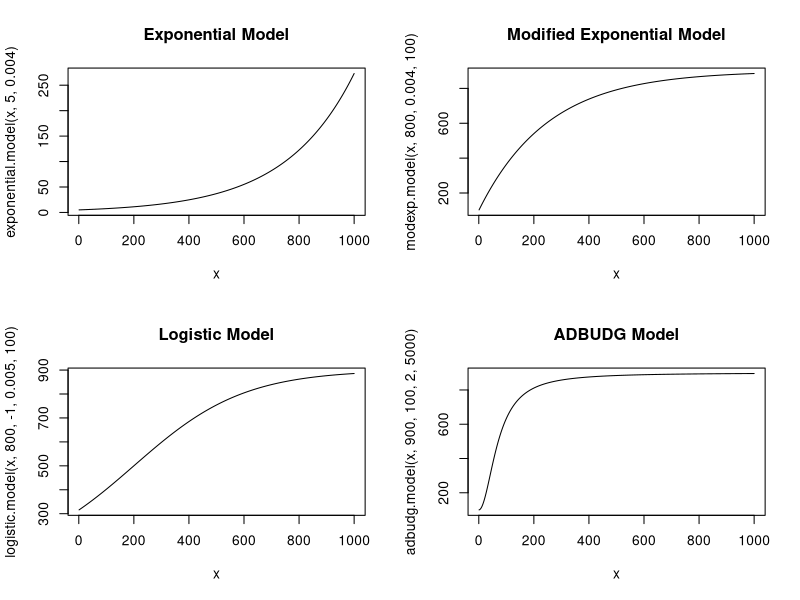

Source code (R):
# Response Models
# Marketing Engineering p.33-37
# implemented by theussl

linear.model <- function(x,a,b)
  a + b*x

power.series.model <- function(x,coef){
  if(length(coef)==1)
    return(coef)
  out <- c(coef[length(coef)]*x^(length(coef)-1),power.series.model(x,coef[-length(coef)]))
  sum(out)
}

fractional.root <- function(x,a,b,c)
  a + b * x^c

semilog.model <- function(x,a,b)
  a + b * log(x)

exponential.model <- function(x,a,b)
  a * exp(b*x)

modexp.model <- function(x,a,b,c)
  a * (1 - exp(-b*x)) + c

logistic.model <- function(x,a,b,c,d)
  a / (1 + exp(-(b+c*x))) + d

gompertz.model <- function(x,a,b,c,d)
  a * b^(c*x) + d

adbudg.model <- function(x,a,b,c,d)
  b + (a - b) * x^c/(d + x^c)

x <- c(1:1000)

par(mfrow=c(2,2))
plot(x,exponential.model(x,5,0.004),type="l",main="Exponential Model")
plot(x,modexp.model(x,800,0.004,100),type="l",main="Modified Exponential Model")
plot(x,logistic.model(x,800,-1,0.005,100),type="l",main="Logistic Model")
plot(x,adbudg.model(x,900,100,2,5000),type="l",main="ADBUDG Model")
